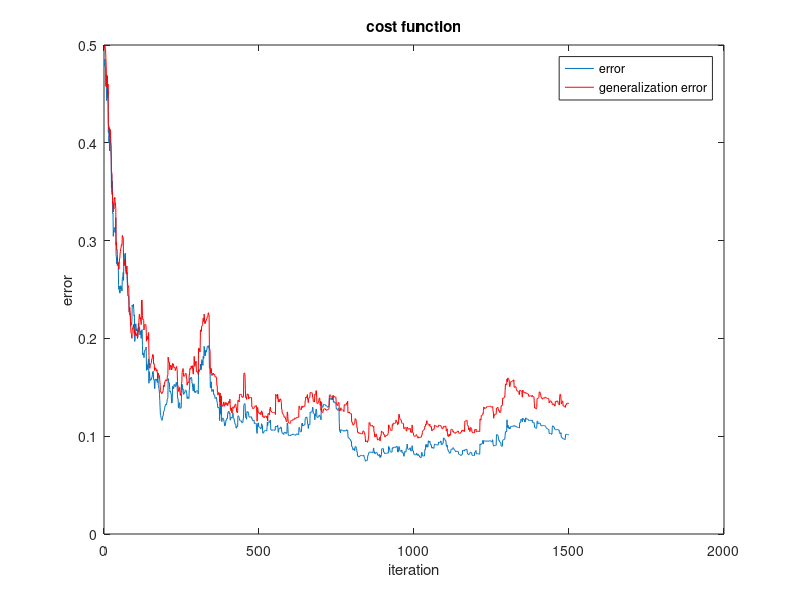
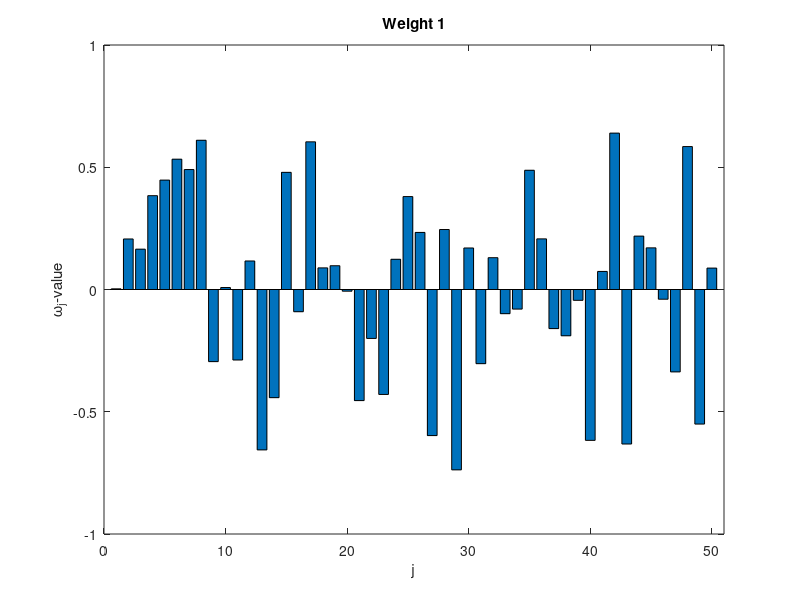
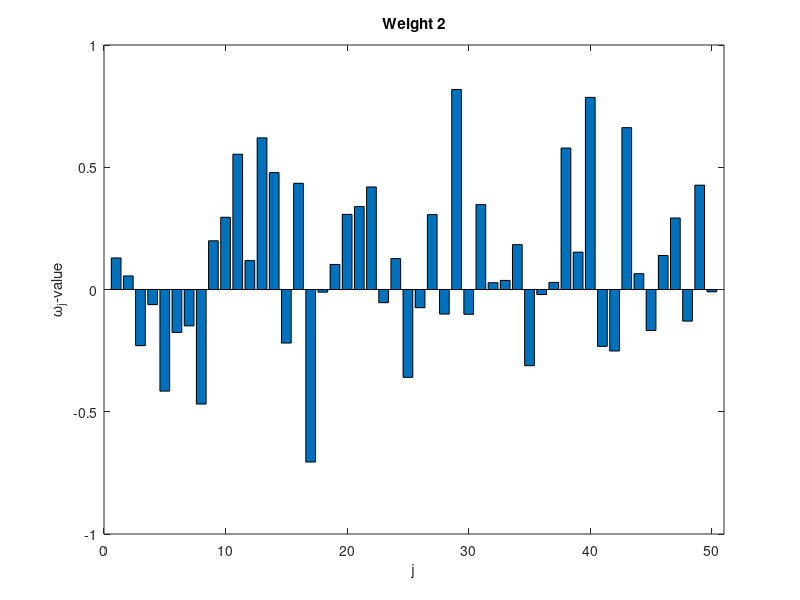

Reproduce these figures in MATLAB, in order.
clc
clear
close all
load('data3.mat')

%set parameters
learning_rate = 0.05;
p = 500; %number of points to train on
t_max = 3; %training rounds
Q = p;      %distance to determine generalization error
determine_error = true;
determine_generalization_error = true;
plot_weights = true;

n_dimensions = size(xi,1);
n_datapoints = size(xi,2);

%initialize weights: independent random vectors with |w|^2 = 1
weight_1 = rand(n_dimensions,1);
weight_1 = weight_1/norm(weight_1); %correct?
weight_2 = rand(n_dimensions,1);
weight_2 = weight_2/norm(weight_2); %correct?

iter = 1;
for t = 1:t_max
    random_order = randperm(p);
    for n = random_order
        %determine error
        input = xi(:,n);
        predicted_label = tanh(dot(input, weight_1)) + tanh(dot(input, weight_2));
        actual_label = tau(n);
        error_contribution = ((predicted_label - actual_label)^2)/2;

        %determine gradient
        gradient_1 = (predicted_label - actual_label) * (1 - tanh(dot(input, weight_1)).^2) * input;
        gradient_2 = (predicted_label - actual_label) * (1 - tanh(dot(input, weight_2)).^2) * input;
        %update weights
        weight_1 = weight_1 - (learning_rate * gradient_1);
        weight_2 = weight_2 - (learning_rate * gradient_2);

        %determine overall error (cost-function)
        if determine_error == true        
            error(iter) = 0;
            for i = 1:p
                input = xi(:,i);
                predicted_label = tanh(dot(input, weight_1)) + tanh(dot(input, weight_2));
                actual_label = tau(i);
                error(iter) = error(iter) + (predicted_label - actual_label)^2;
            end    
            error(iter) = (1/p)*(1/2)*error(iter);
        end

        %generalization error
        if determine_generalization_error == true
            generalization_error(iter) = 0;
            for i = (1+Q):(p+Q)
                input = xi(:,i);
                predicted_label = tanh(dot(input, weight_1)) + tanh(dot(input, weight_2));
                actual_label = tau(i);
                generalization_error(iter) = generalization_error(iter) + (predicted_label - actual_label)^2;
            end    
            generalization_error(iter) = (1/p)*(1/2)*generalization_error(iter);
        end

        iter = iter + 1;
        disp(iter);
    end
end

if determine_error == true || determine_generalization_error == true
    figure();
    plot(error);
    title('cost function');
    hold on
    plot(generalization_error, 'r');
    xlabel('iteration');
    ylabel('error');
    legend('error','generalization error');
end

if plot_weights == true
    figure();
    bar(weight_1);
    xlim([0 n_dimensions+1]);
    title('Weight 1');
    xlabel('j');
    ylabel('\omega_j-value');
    figure();
    bar(weight_2);
    xlim([0 n_dimensions+1]);
    title('Weight 2');
    xlabel('j');
    ylabel('\omega_j-value');
end
